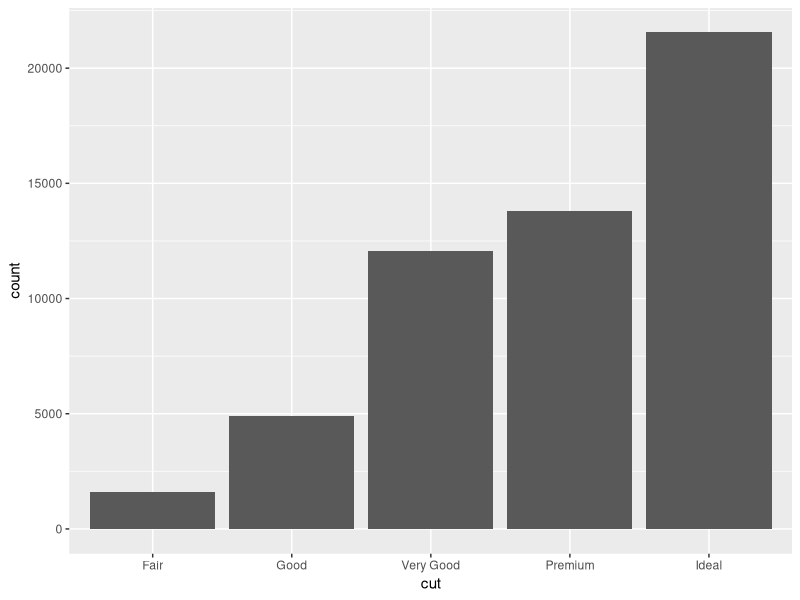
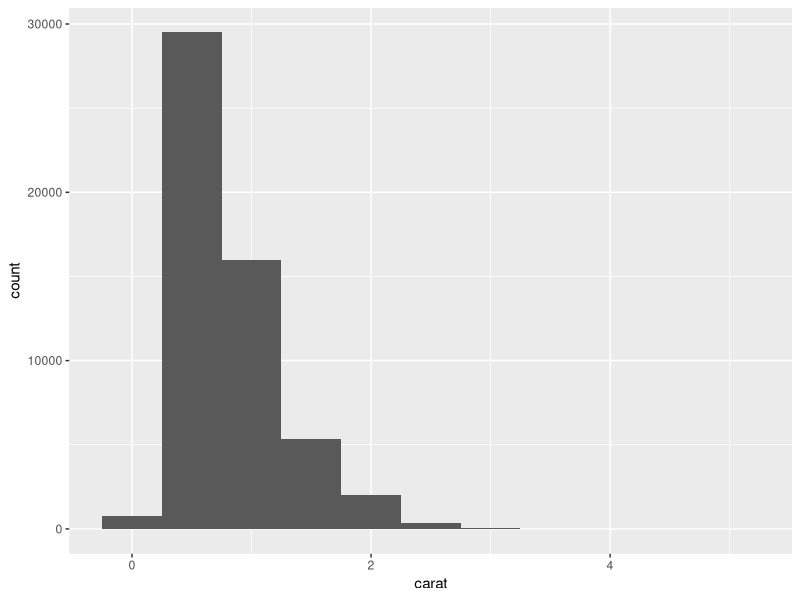
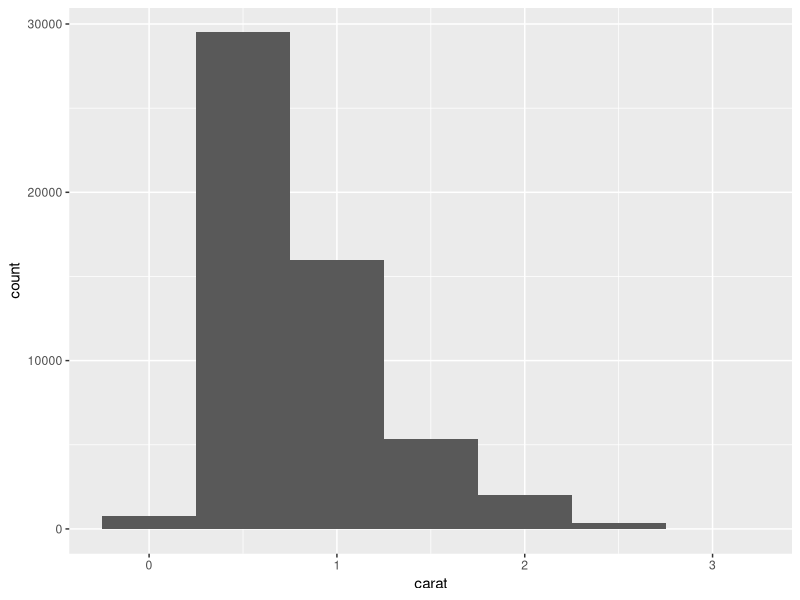
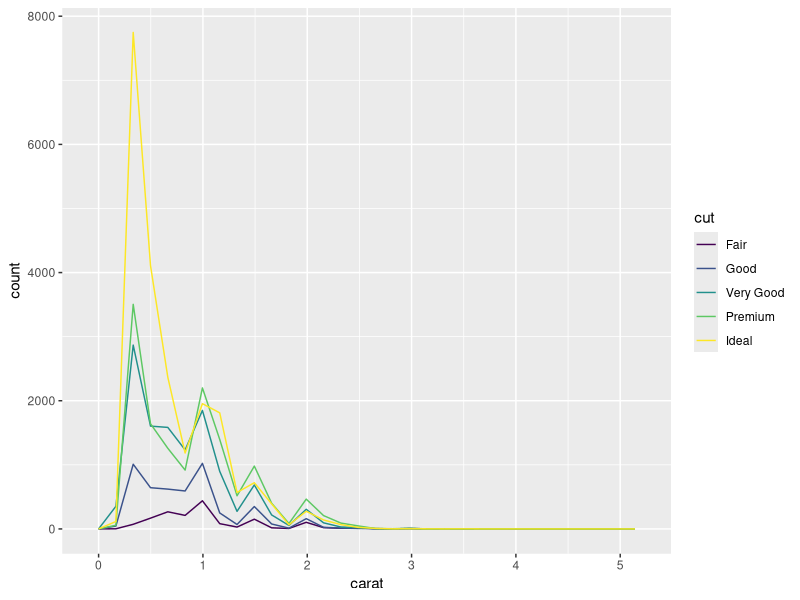
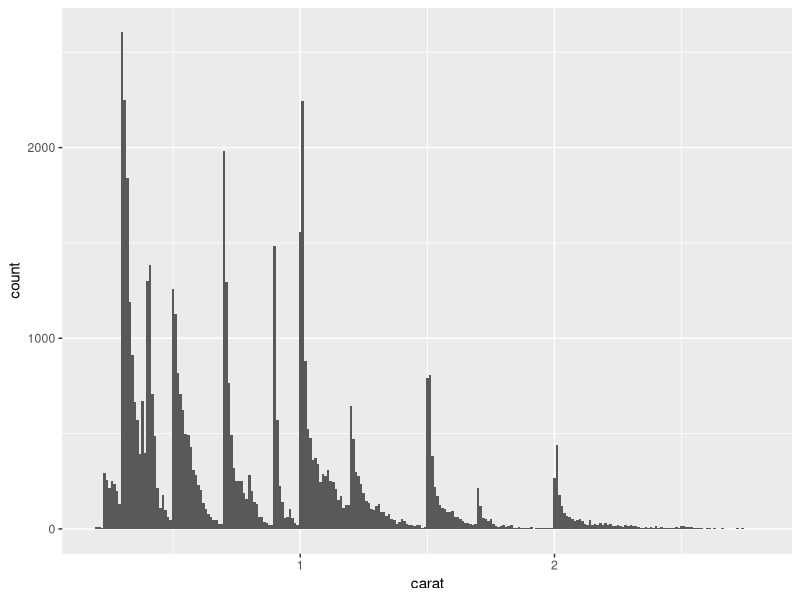
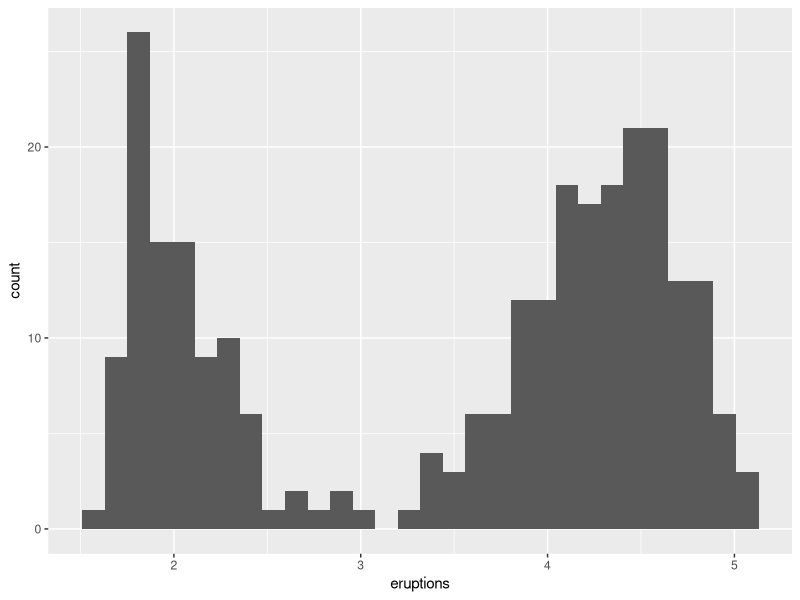
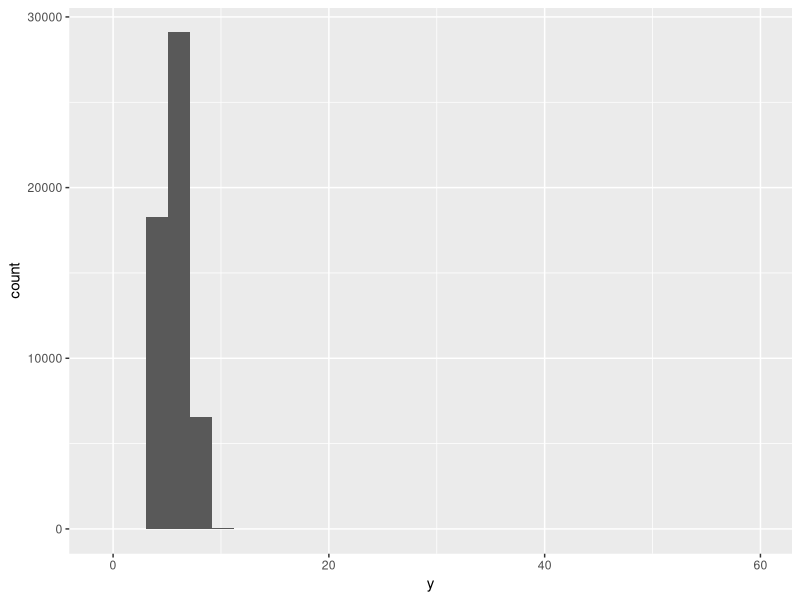
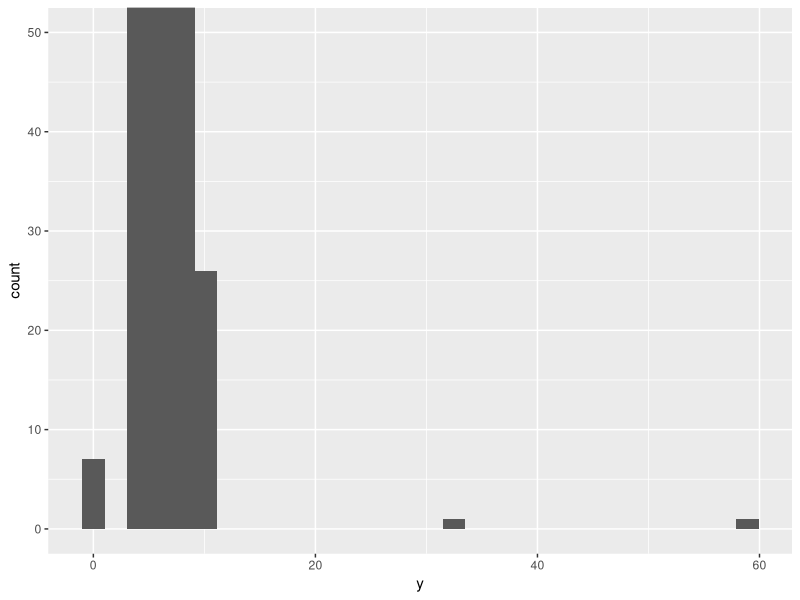

Write R code to recreate these figures, in order.
## ---- chunk 1
knitr::opts_chunk$set(echo = TRUE)

# Load package
library(tidyverse)
## ---- chunk 2
diamonds %>%
    ggplot(aes(x = cut)) +
    geom_bar()

diamonds %>%
    ggplot(mapping = aes(x = carat)) +
    geom_histogram(binwidth = 0.5)

diamonds %>%
    
    filter(carat < 3) %>%
    
    ggplot(aes(x = carat)) +
    geom_histogram(binwidth = 0.5)

diamonds %>%
    ggplot(aes(x = carat, color = cut)) +
    geom_freqpoly()
## ---- chunk 3
diamonds %>%
    
    # Filter out bigger diamonds
    filter(carat < 3) %>%
    
    # Plot
    ggplot(aes(x = carat)) +
    geom_histogram(binwidth = 0.01)

faithful %>%
    
    ggplot(aes(x = eruptions)) +
    geom_histogram()
## ---- chunk 4
diamonds %>%
    
    ggplot(aes(x = y)) +
    geom_histogram()

diamonds %>%
    
    ggplot(aes(x = y)) +
    geom_histogram() +
    coord_cartesian(ylim = c(0,50))
## ---- chunk 5
diamonds %>%
    
    # filter(y < 3 | y > 20) %>%
    
    mutate(y = ifelse(y < 3 | y > 20, NA, y)) %>%
    
    # Plot
    ggplot(aes(x = x, y = y)) +
    geom_point()
## ---- chunk 6
diamonds %>%
    
    ggplot(aes(x = cut, y = price)) +
    geom_boxplot()
## ---- chunk 7
diamonds %>%
    
    count(color, cut) %>%
    
    ggplot(aes(x = color, y = cut, fill = n)) +
    geom_tile()
## ---- chunk 8
library(hexbin)
diamonds %>%
    ggplot(aes(x = carat, y = price)) +
    geom_hex()

diamonds %>%
    filter(carat < 3) %>%
    ggplot(aes(x = carat, y = price)) +
    geom_boxplot(aes(group = cut_width(carat, 0.1)))
## ---- chunk 9
library(modelr)
mod <- lm(log(price) ~ log(carat), data = diamonds)

diamonds4 <- diamonds %>%
    modelr::add_residuals(mod) %>%
    mutate(resid = exp(resid))

diamonds4 %>%
    ggplot(aes(carat, resid)) +
    geom_point()

diamonds4 %>%
    ggplot(aes(cut, resid)) +
    geom_boxplot()
